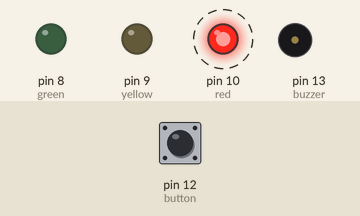
This sketch was run on a simulated Arduino Uno, built with avr-gcc and run on an emulated ATmega328P. Shown: output pins drawn as LEDs (lit = HIGH), buzzer (waves = sounding, pin HIGH). Dashed ring = blinking. Inputs (shaded band) come from the test bench; at power-on: pin 12 (button) LOW.

Above: at 6.8 s.
6.9 s: pin 12 (button) pulled HIGH for 2.6 s
At 7.8 s:
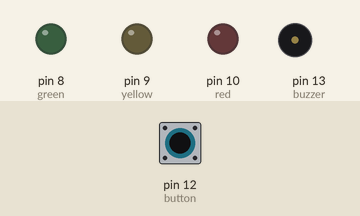
At 25.6 s:
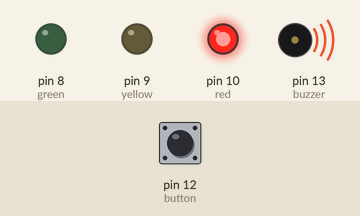
Timing chart, 0 to 29.5 s (numbered marks = the images above; inputs shaded):
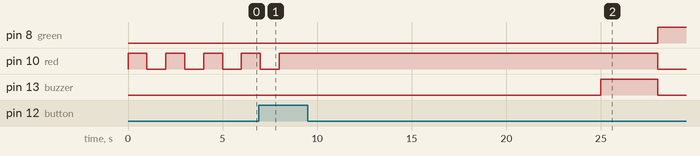

The sketch:

Traffic_Light_Controller.ino
```cpp
//
// Shane Swanton
// February 28, 2023
// EECE.4520 - Microprocessors 2
//

int red = 10;
int yellow = 9;
int green = 8;
int button = 12;
int buzzer = 13;

void setup() {
  // put your setup code here, to run once:
  pinMode(red, OUTPUT);
  pinMode(yellow, OUTPUT);
  pinMode(green, OUTPUT);
  pinMode(button, INPUT);
  pinMode(buzzer, OUTPUT);
}

void loop() {
  // put your main code here, to run repeatedly:
  onStartup();
  if (digitalRead(button) == HIGH) {while(1) {changeLights();}}
}

void onStartup() {
  digitalWrite(red, HIGH);
  delay(1000);  //1 Second
  digitalWrite(red, LOW);
  delay(1000);  //1 seconnd
}

void changeLights() {
  digitalWrite(red, HIGH);
  delay(17000); //17 seconds
  digitalWrite(buzzer, HIGH);
  delay(3000);  //3 seconds
  digitalWrite(buzzer, LOW);
  digitalWrite(red, LOW);
  digitalWrite(green, HIGH);
  delay(17000); //17 seconds
  digitalWrite(buzzer, HIGH);
  delay(3000); //3 seconds
  digitalWrite(green, LOW);
  digitalWrite(yellow, HIGH);
  delay(3000);  //3 seconds
  digitalWrite(yellow, LOW);
  digitalWrite(buzzer, LOW);
}
```

Measured:
- after the input at 6.9 s, pin 8 (green): LOW → HIGH after 21.1 s; pin 13 (buzzer): LOW → HIGH after 18.1 s, → LOW 3.0 s later
